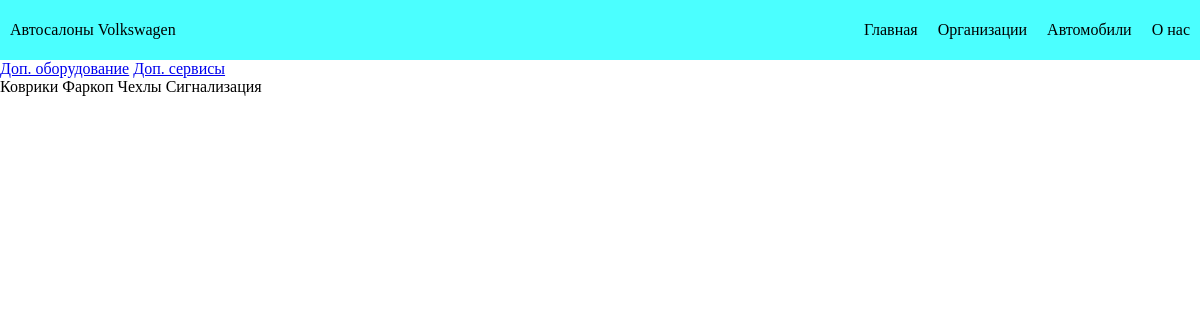
The app's page /automobile/add_eq/ with its own data.
### volkswagen/models.py (models this page shows, shortened)
class ADD_EQUIP(models.Model):
    ID_AE = models.IntegerField()
    NAME_AE = models.CharField(max_length=45)

### volkswagen/views.py (the view)
# urls.py: path('automobile/add_eq/', add_eq, name='add_eq'),
def add_eq(request):
    add_eq = ADD_EQUIP.objects.all()
    return render(request, 'volkswagen/add_eq.html', {'add_eq': add_eq})

### volkswagen/templates/volkswagen/add_eq.html
{% load static %}
{% include 'includes/nav.html' %}
<div>
    <a href="/automobile/add_eq">Доп. оборудование</a>
    <a href="/automobile/add_serv">Доп. сервисы</a>
</div>
<div>
    {% for el in add_eq %}
    {{ el.NAME_AE }}
    {% endfor %}
</div>

### volkswagen/static/volkswagen/css/index_nav1.css (style rules this page uses)
* { padding: 0; margin: 0; }

### records on screen
ADD_EQUIP: NAME_AE "Коврики"
ADD_EQUIP: NAME_AE "Фаркоп"
ADD_EQUIP: NAME_AE "Чехлы"
ADD_EQUIP: NAME_AE "Сигнализация"
